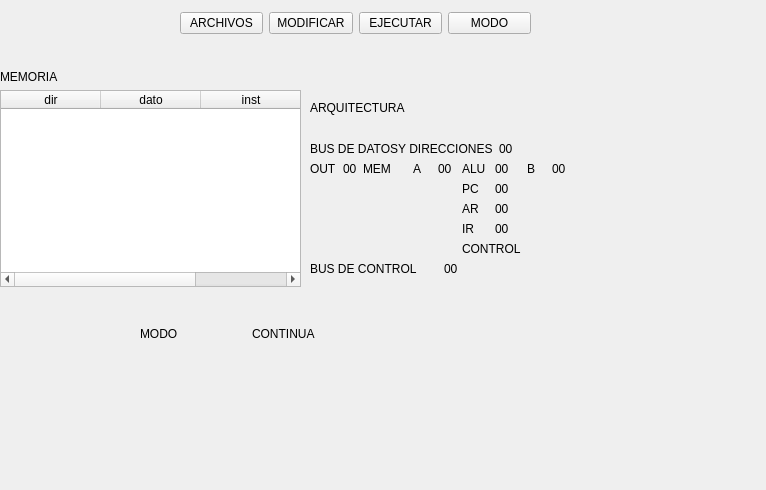
<?xml version="1.0" encoding="UTF-8"?>
<ui version="4.0">
 <class>Form</class>
 <widget class="QWidget" name="Form">
  <property name="geometry">
   <rect>
    <x>0</x>
    <y>0</y>
    <width>766</width>
    <height>490</height>
   </rect>
  </property>
  <property name="windowTitle">
   <string>Form</string>
  </property>
  <widget class="QWidget" name="layoutWidget">
   <property name="geometry">
    <rect>
     <x>180</x>
     <y>10</y>
     <width>351</width>
     <height>27</height>
    </rect>
   </property>
   <layout class="QHBoxLayout" name="horizontalLayout">
    <item>
     <widget class="QPushButton" name="pushButton_archivos">
      <property name="text">
       <string>ARCHIVOS</string>
      </property>
     </widget>
    </item>
    <item>
     <widget class="QPushButton" name="pushButton_modificar">
      <property name="text">
       <string>MODIFICAR</string>
      </property>
     </widget>
    </item>
    <item>
     <widget class="QPushButton" name="pushButton_ejecutar">
      <property name="text">
       <string>EJECUTAR</string>
      </property>
     </widget>
    </item>
    <item>
     <widget class="QPushButton" name="pushButton_modo">
      <property name="text">
       <string>MODO</string>
      </property>
     </widget>
    </item>
   </layout>
  </widget>
  <widget class="QWidget" name="layoutWidget">
   <property name="geometry">
    <rect>
     <x>140</x>
     <y>320</y>
     <width>218</width>
     <height>27</height>
    </rect>
   </property>
   <layout class="QHBoxLayout" name="horizontalLayout_5">
    <item>
     <widget class="QLabel" name="label_9">
      <property name="text">
       <string>MODO</string>
      </property>
     </widget>
    </item>
    <item>
     <widget class="QLabel" name="label_busc_2">
      <property name="text">
       <string>CONTINUA</string>
      </property>
     </widget>
    </item>
   </layout>
  </widget>
  <widget class="QWidget" name="layoutWidget">
   <property name="geometry">
    <rect>
     <x>0</x>
     <y>70</y>
     <width>301</width>
     <height>217</height>
    </rect>
   </property>
   <layout class="QVBoxLayout" name="verticalLayout">
    <item>
     <widget class="QLabel" name="label_14">
      <property name="sizePolicy">
       <sizepolicy hsizetype="Expanding" vsizetype="Preferred">
        <horstretch>0</horstretch>
        <verstretch>0</verstretch>
       </sizepolicy>
      </property>
      <property name="text">
       <string>MEMORIA</string>
      </property>
     </widget>
    </item>
    <item>
     <widget class="QTableWidget" name="tableWidget">
      <property name="enabled">
       <bool>true</bool>
      </property>
      <property name="sizePolicy">
       <sizepolicy hsizetype="Expanding" vsizetype="Expanding">
        <horstretch>0</horstretch>
        <verstretch>0</verstretch>
       </sizepolicy>
      </property>
      <property name="maximumSize">
       <size>
        <width>16777215</width>
        <height>16777215</height>
       </size>
      </property>
      <column>
       <property name="text">
        <string>dir</string>
       </property>
      </column>
      <column>
       <property name="text">
        <string>dato</string>
       </property>
      </column>
      <column>
       <property name="text">
        <string>inst</string>
       </property>
      </column>
     </widget>
    </item>
   </layout>
  </widget>
  <widget class="QWidget" name="layoutWidget">
   <property name="geometry">
    <rect>
     <x>310</x>
     <y>80</y>
     <width>261</width>
     <height>196</height>
    </rect>
   </property>
   <layout class="QGridLayout" name="gridLayout_5">
    <item row="0" column="0">
     <widget class="QLabel" name="label_12">
      <property name="text">
       <string>ARQUITECTURA</string>
      </property>
     </widget>
    </item>
    <item row="1" column="0">
     <layout class="QGridLayout" name="gridLayout_4">
      <item row="0" column="0">
       <layout class="QGridLayout" name="gridLayout_2">
        <item row="0" column="0">
         <widget class="QLabel" name="label_8">
          <property name="text">
           <string>BUS DE DATOSY DIRECCIONES</string>
          </property>
         </widget>
        </item>
        <item row="0" column="1">
         <widget class="QLabel" name="label_busd">
          <property name="text">
           <string>00</string>
          </property>
         </widget>
        </item>
       </layout>
      </item>
      <item row="1" column="0">
       <layout class="QGridLayout" name="gridLayout">
        <item row="0" column="0">
         <layout class="QFormLayout" name="formLayout">
          <item row="0" column="0">
           <widget class="QLabel" name="label">
            <property name="text">
             <string>OUT</string>
            </property>
           </widget>
          </item>
          <item row="0" column="1">
           <widget class="QLabel" name="label_OUT">
            <property name="text">
             <string>00</string>
            </property>
           </widget>
          </item>
         </layout>
        </item>
        <item row="0" column="1">
         <widget class="QLabel" name="label_3">
          <property name="text">
           <string>MEM</string>
          </property>
         </widget>
        </item>
        <item row="0" column="2">
         <layout class="QHBoxLayout" name="horizontalLayout_2">
          <item>
           <widget class="QLabel" name="label_2">
            <property name="text">
             <string>A</string>
            </property>
           </widget>
          </item>
          <item>
           <widget class="QLabel" name="label_A">
            <property name="text">
             <string>00</string>
            </property>
           </widget>
          </item>
         </layout>
        </item>
        <item row="0" column="3">
         <layout class="QHBoxLayout" name="horizontalLayout_4">
          <item>
           <widget class="QLabel" name="label_7">
            <property name="text">
             <string>ALU</string>
            </property>
           </widget>
          </item>
          <item>
           <widget class="QLabel" name="label_ALU">
            <property name="text">
             <string>00</string>
            </property>
           </widget>
          </item>
         </layout>
        </item>
        <item row="0" column="4">
         <layout class="QHBoxLayout" name="horizontalLayout_3">
          <item>
           <widget class="QLabel" name="label_5">
            <property name="text">
             <string>B</string>
            </property>
           </widget>
          </item>
          <item>
           <widget class="QLabel" name="label_B">
            <property name="text">
             <string>00</string>
            </property>
           </widget>
          </item>
         </layout>
        </item>
        <item row="1" column="3">
         <layout class="QHBoxLayout" name="horizontalLayout_6">
          <item>
           <widget class="QLabel" name="label_11">
            <property name="text">
             <string>PC</string>
            </property>
           </widget>
          </item>
          <item>
           <widget class="QLabel" name="label_PC">
            <property name="text">
             <string>00</string>
            </property>
           </widget>
          </item>
         </layout>
        </item>
        <item row="2" column="3">
         <layout class="QHBoxLayout" name="horizontalLayout_7">
          <item>
           <widget class="QLabel" name="label_13">
            <property name="text">
             <string>AR</string>
            </property>
           </widget>
          </item>
          <item>
           <widget class="QLabel" name="label_AR">
            <property name="text">
             <string>00</string>
            </property>
           </widget>
          </item>
         </layout>
        </item>
        <item row="3" column="3">
         <layout class="QHBoxLayout" name="horizontalLayout_8">
          <item>
           <widget class="QLabel" name="label_15">
            <property name="text">
             <string>IR</string>
            </property>
           </widget>
          </item>
          <item>
           <widget class="QLabel" name="label_IR">
            <property name="text">
             <string>00</string>
            </property>
           </widget>
          </item>
         </layout>
        </item>
        <item row="4" column="3">
         <widget class="QLabel" name="label_4">
          <property name="text">
           <string>CONTROL</string>
          </property>
         </widget>
        </item>
       </layout>
      </item>
      <item row="2" column="0">
       <layout class="QGridLayout" name="gridLayout_3">
        <item row="0" column="0">
         <widget class="QLabel" name="label_6">
          <property name="text">
           <string>BUS DE CONTROL</string>
          </property>
         </widget>
        </item>
        <item row="0" column="1">
         <widget class="QLabel" name="label_busc">
          <property name="text">
           <string>00</string>
          </property>
         </widget>
        </item>
       </layout>
      </item>
     </layout>
    </item>
   </layout>
  </widget>
 </widget>
 <resources/>
 <connections/>
</ui>
